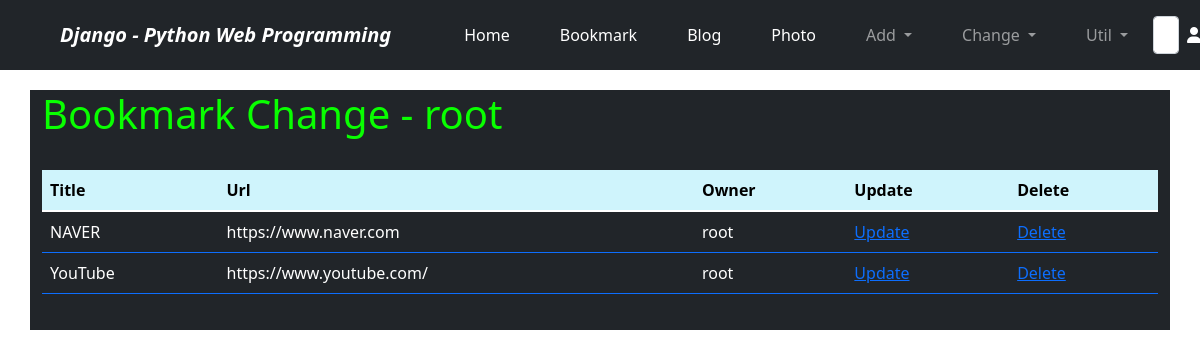
The app's page /bookmark/change/ (signed in) with its own data.
### bookmark/models.py (models this page shows, shortened)
class Bookmark(models.Model):
    title = models.CharField('TITLE', max_length=100, blank=True)
    url = models.URLField('URL', unique=True)
    owner = models.ForeignKey(User, on_delete=models.CASCADE, blank=True, null=True)

### bookmark/views.py (the view)
# urls.py: path('change/', BookmarkChangeLV.as_view(), name='change'),
class BookmarkChangeLV(LoginRequiredMixin, ListView):
    template_name = 'bookmark/bookmark_change_list.html'
    def get_queryset(self):
        return Bookmark.objects.filter(owner=self.request.user)

### bookmark/templates/bookmark/bookmark_change_list.html (shortened to what this page needs)
{% extends 'base.html' %}
{% block content %}
<h1 style="color:#09ff00">Bookmark Change - {{user}}</h1>
<br>
<table class="table table-dark border-primary">
    <thread>
        <tr class="table-info">
            <th>Title</th>
            <th>Url</th>
            <th>Owner</th>
            <th>Update</th>
            <th>Delete</th>
        </tr>
    </thread>
    <tbody>
        {% for item in object_list %}
        <tr>
            <td>{{ item.title }}</td>
            <td>{{ item.url }}</td>
            <td>{{ item.owner }}</td>
            <td><a href="{% url 'bookmark:update' item.id %}">Update</a></td>
            <td><a href="{% url 'bookmark:delete' item.id  %}">Delete</a></td>
        </tr>
        {% endfor %}
    </tbody>
</table>
{% endblock %}

### records on screen
Bookmark: title "NAVER", url "https://www.naver.com", owner "root"
Bookmark: title "YouTube", url "https://www.youtube.com/", owner "root"

### other values on screen
{{ user }} "root"
